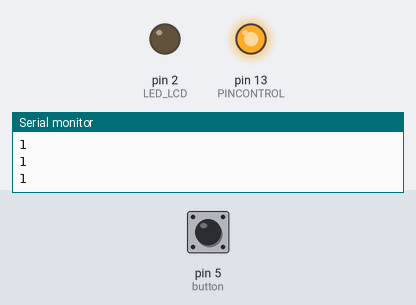
Simulated run of this sketch. Board: Arduino Uno, built with avr-gcc and run on an emulated ATmega328P. On the bench: output pins drawn as LEDs (lit = HIGH), the last lines printed to the serial monitor. The inputs (shaded band) are chosen by the test bench; at power-on: pin 5 (button) HIGH.

Above: at 1.2 s.
1.3 s: pin 5 (button) pulled LOW for 0.25 s
At 1.5 s:
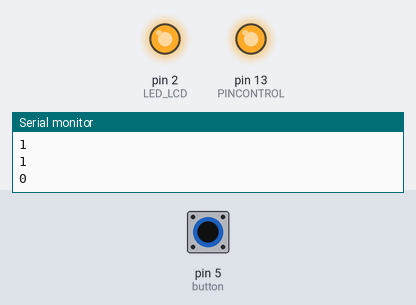
3.1 s: pin 5 (button) pulled LOW for 3.2 s
At 7.7 s:
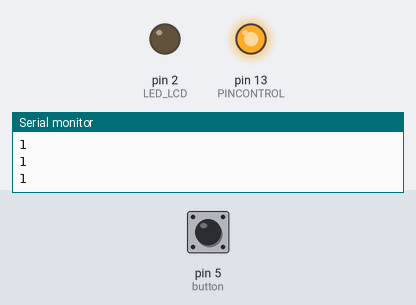
Timing chart, 0 to 9.2 s (numbered marks = the images above; inputs shaded):
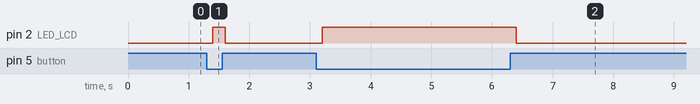

Measured:
- after the input at 1.3 s, pin 2 (LED_LCD): LOW → HIGH after 0.10 s, → LOW 0.20 s later
- after the input at 3.1 s, pin 2 (LED_LCD): LOW → HIGH after 0.10 s, → LOW 3.2 s later

The sketch:

buttom.ino
```cpp
int button = 5;
int BUTTON_1= 10;
int BUTTOn_2 = 11;
int LED_LCD = 2;
int PINCONTROL = 13;
void setup() {
  Serial.begin(9600);   //Mở cổng Serial ở baudrate 9600 để giao tiếp với máy tính
  pinMode(button, INPUT_PULLUP);  //Cài đặt chân D2 ở trạng thái đọc dữ liệu
  pinMode(LED_LCD,OUTPUT);
  pinMode(PINCONTROL,OUTPUT);

  digitalWrite(LED_LCD,HIGH);
  digitalWrite(PINCONTROL,HIGH);
}

void loop() {
  int buttonStatus = digitalRead(button);    //Đọc trạng thái button
  Serial.println(buttonStatus);              //Xuất trạng thái button
  if(buttonStatus == 0){
     digitalWrite(LED_LCD,HIGH);
  }else{
     digitalWrite(LED_LCD,LOW);
  }
  delay(200);                                //Chờ 200ms
}
```
